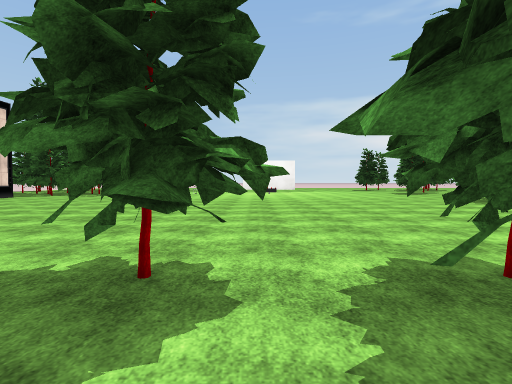
[1] (above)

20 first-person views from a walk through a Unity game level. The camera is 1.5 m above the floor, tilts 2° down and sees 85° across. The floor is counted in squares, 2 m on a side. Each view is taken from the middle of a square. On the plan, view 1 faces up. The plan holds only what a view shows up to about 10 squares ahead; the rest is blank. The place goes on beyond the plan. The player character is not drawn. Some surface patterns are stand-ins.

[2]
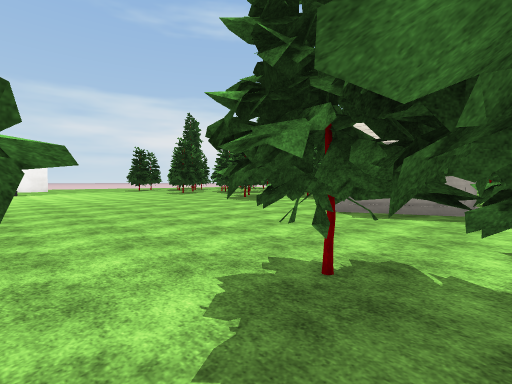

[3]
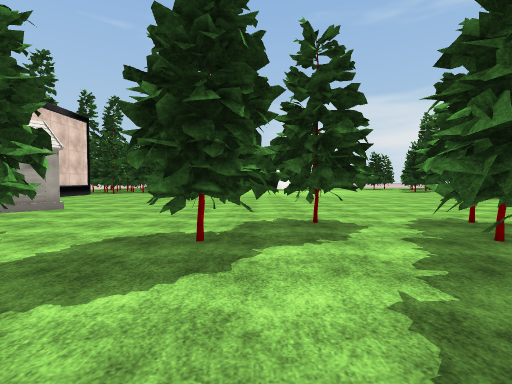

[4]
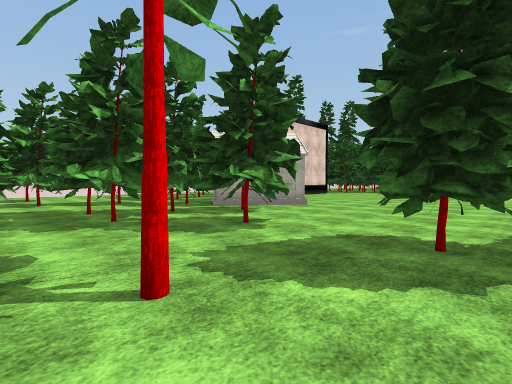

[5]
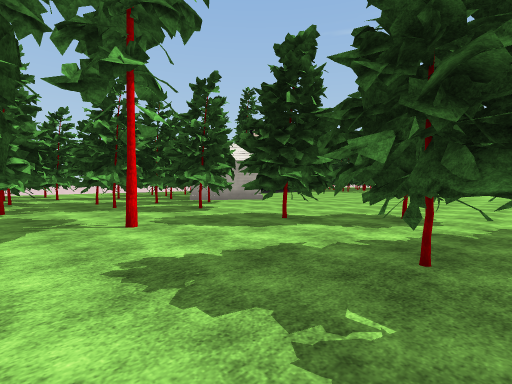

[6]
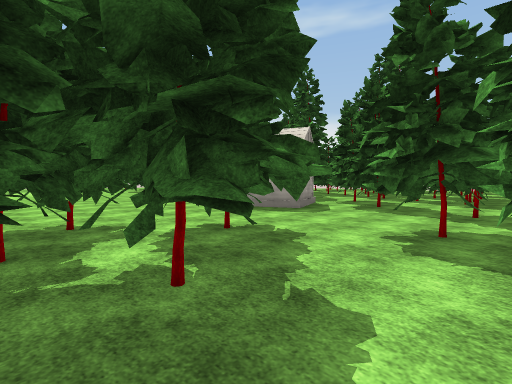

[7]
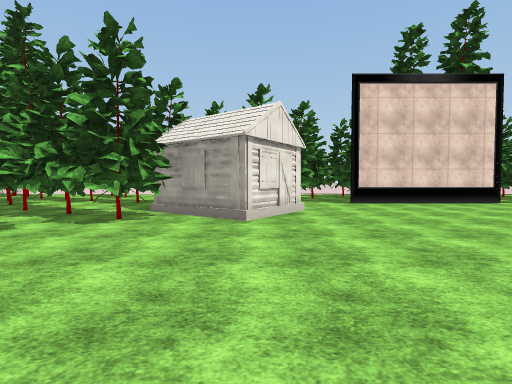

[8]
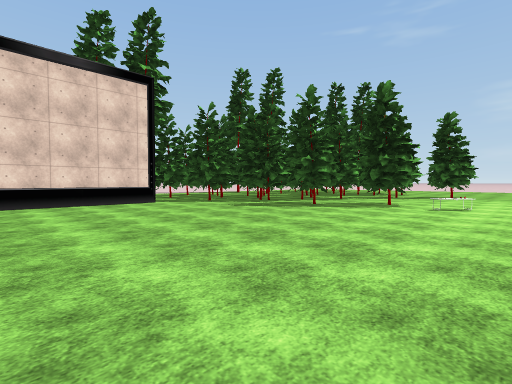

[9]
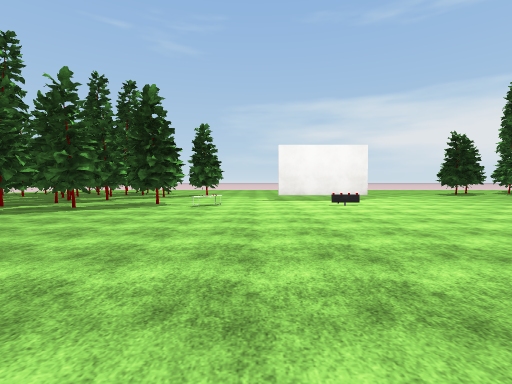

[10]
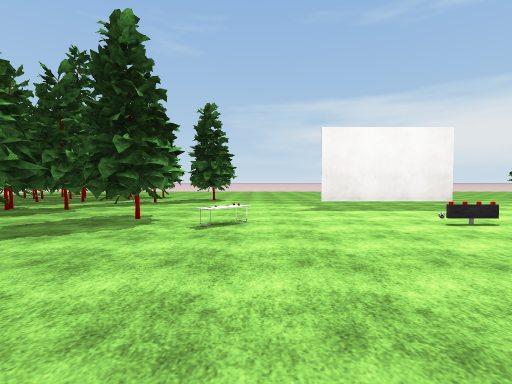

[11]
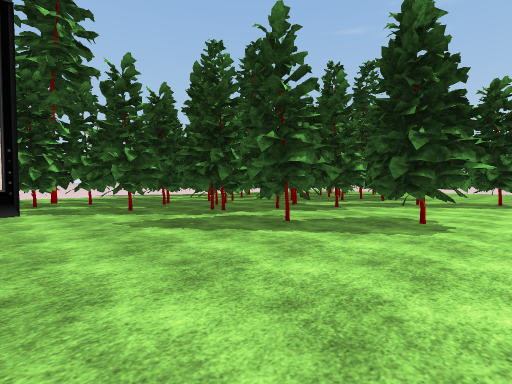

[12]
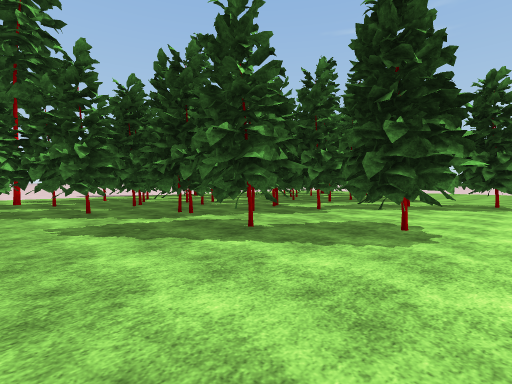

[13]
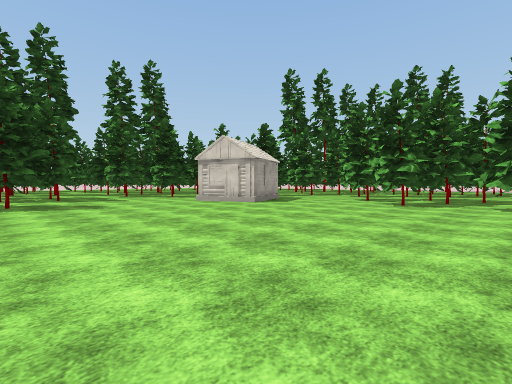

[14]
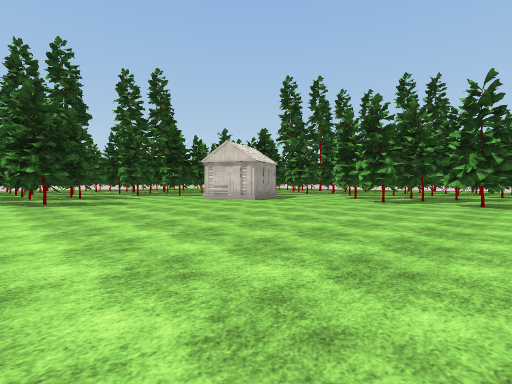

[15]
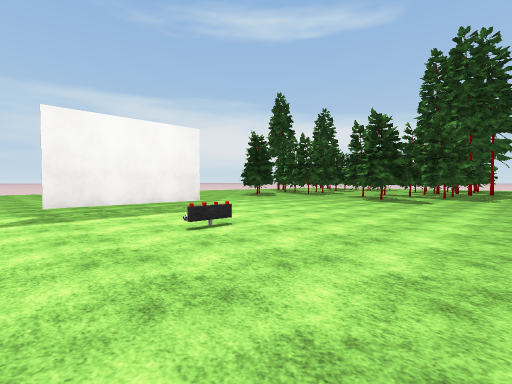

[16]
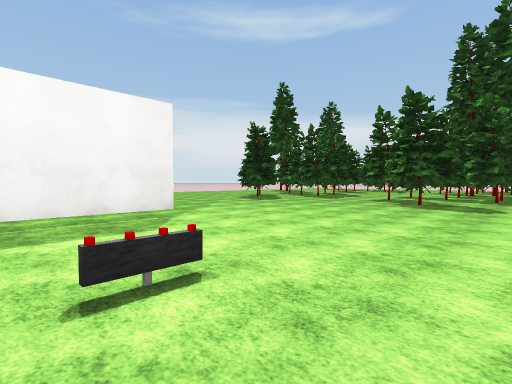

[17]
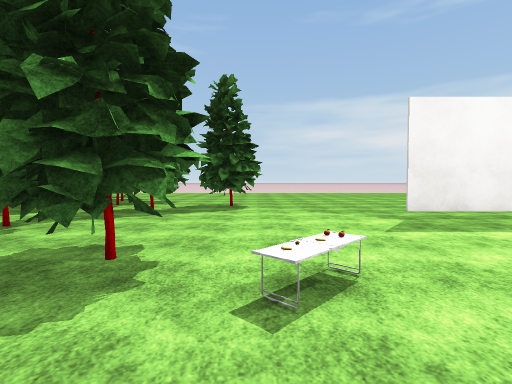

[18]
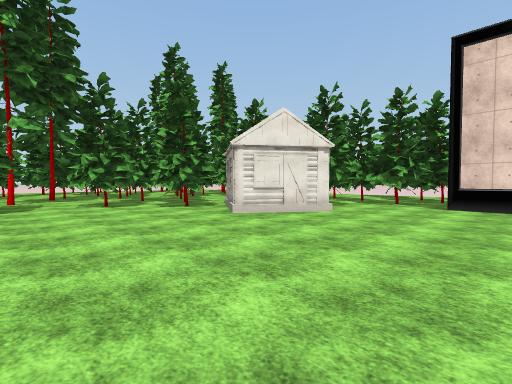

[19]
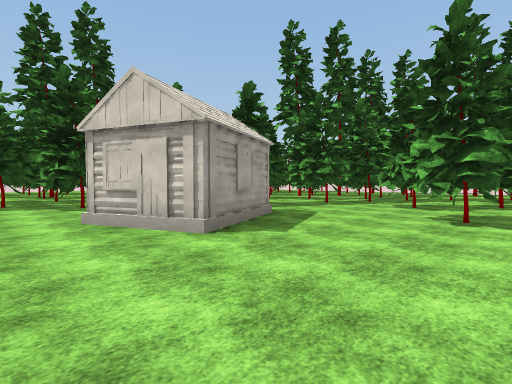

[20]
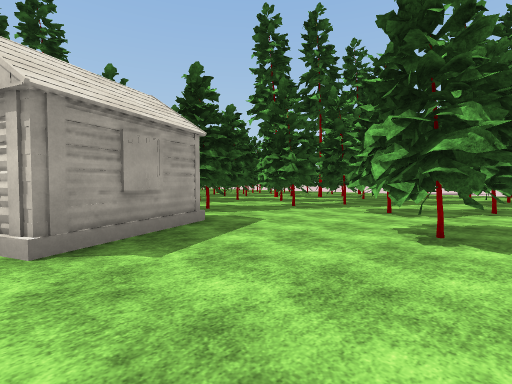

### Floor plan
Key: @ floor where view 1 was taken; # wall or solid block; . floor; = window, fence, low wall or low ledge; T thing the floor can be seen under or through; H house; R tree; A table; O other object.
Columns run from 12 left of view 1 to 13 right of it. Each row starts with its distance up from view 1.
 22   #........#####.....
 21   ###.................
 20   ###..................
 19   ##..TT.....O........##
 18  ####.TTAA...=........##.
 17  ##.##...................#
 16 ##.....................
 15 ##.....................
 14 ....................
 13 #...................
 12 #....................##.
 11 #....................##.
 10 #.......................
  9 #......................
  8 ......................
  7 .........................
  6 ##.#......................
  5  ###H..............###..##
  4    ##..............# #
  3    ###.....T..T....H #
  2     ##.....TT.TT....##
  1      ###.TT..TTTT....#
  0      ###.TT.@TTTTT...#
 -1     ##......###T T..##
 -2     ##..R.....## T#.##
 -3     #..........# ##.#
 -4     ##.R...#.. #  ###

Positions as (right, up) in squares from view 1, and headings:
1: (0, 0), facing up
2: (0, 1), facing up-right
3: (-2, -3), facing up
4: (-2, -3), facing up-left
5: (1, -4), facing up-left
6: (1, -3), facing up-right
7: (-2, 5), facing left
8: (-2, 9), facing up-left
9: (-2, 9), facing up
10: (-3, 13), facing up
11: (-4, 13), facing up-left
12: (-4, 14), facing up-left
13: (-1, 12), facing down-right
14: (-2, 13), facing down-right
15: (-2, 14), facing up-right
16: (0, 16), facing up-right
17: (-4, 16), facing up
18: (-3, 10), facing down-left
19: (3, 7), facing down-right
20: (3, 5), facing down-right
